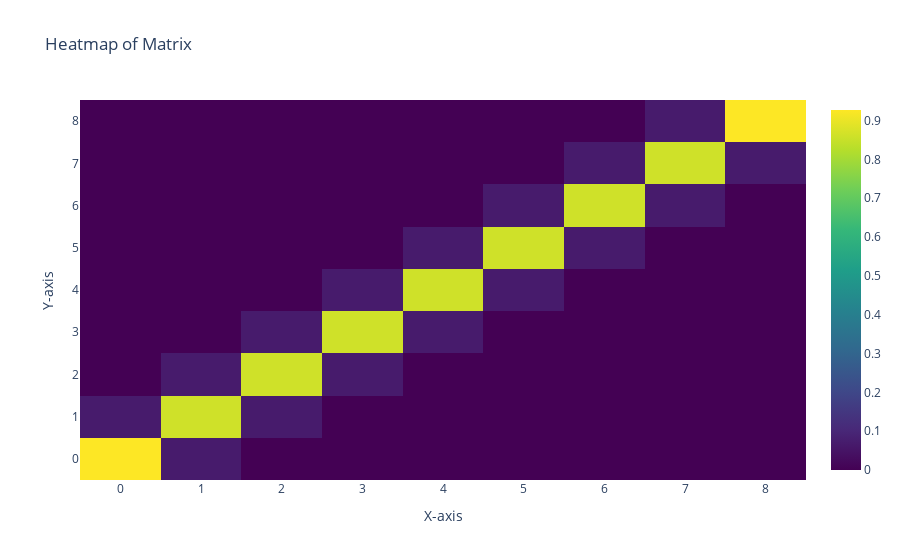

The code cell stored with this chart in its notebook:
### Markdown cell above
#### Solar Radiation

### Code cell
rad_kwargs_RF = {
    "bG": bg.BuildingGraph(
        np.array([
            [0, -1],
            [-1, 0],
        ]),
        [
            ("sun", {}), 
            ("R", {}),
        ]
    ),
}

bG = bg.BuildingGraph(connectivityMatrixOut, roomListOut)
bG.updateEdges({"wall_kwargs" :wall_kwargs})
bG.updateNodes({
    "room_kwargs": room_kwargs,
    "vent_kwargs": vent_kwargs,
    "rad_kwargs": {"bG": bg.BuildingGraph()},
    })
bG.updateNodes({"rad_kwargs": rad_kwargs_RF}, nodes=["RF"])
bG.draw()


build_sim = bs.BuildingSimulation(**sim_kwargs)
build_sim.initialize(bG)

build_sim.run()

Tints = build_sim.bG.G.nodes['R']['Tints']
Touts = build_sim.bG.G.nodes['RF']['Tints']
T_profs = build_sim.bG.G.edges['R', 'RF']['T_profs']
wall = build_sim.bG.G.edges['R', 'RF']['wall']


# Plotting
plt.figure()
plt.plot(build_sim.hours, Tints, label='Tint')
plt.plot(build_sim.hours, Touts, label='Tout')
plt.plot(build_sim.hours, T_profs[0, :], label='T0')
plt.plot(build_sim.hours, (build_sim.radG/5.67e-8)**(1/4), label='Equivalent solar temperature')
plt.legend()
plt.xlabel('hours')
plt.ylabel('Temperature [K]')

plt.figure()
for h in h_profs:
    i = int(h * 60 * 60 / build_sim.delt)
    plt.plot(wall.x, T_profs[:, i], label=f'{h % 24} hours')

plt.legend()
plt.xlabel('x')
plt.ylabel('Temperature [K]')

plt.figure()
plt.plot(build_sim.hours, build_sim.bG.G.edges[('RF', 'R')]["radECalc"].back, label='Calculated')
plt.plot(build_sim.hours, build_sim.bG.G.edges[('RF', 'R')]["radEApplied"].back, label='Applied')
plt.legend()
# plt.ylim([0, 25])
plt.xlabel('hours')
plt.ylabel('Radiation [W]')

### Figure 1 — Plotly figure (JSON) as saved in the notebook; plotly's stock layout.template omitted (floating-point values rounded to 4 significant figures)
{"data": [{"colorscale": [[0, "#440154"], [0.1111, "#482878"], [0.2222, "#3e4989"], [0.3333, "#31688e"], [0.4444, "#26828e"], [0.5556, "#1f9e89"], [0.6667, "#35b779"], [0.7778, "#6ece58"], [0.8889, "#b5de2b"], [1, "#fde725"]], "type": "heatmap", "z": [[0.9271, 0.06957, 0, 0, 0, 0, 0, 0, 0], [0.06957, 0.8609, 0.06957, 0, 0, 0, 0, 0, 0], [0, 0.06957, 0.8609, 0.06957, 0, 0, 0, 0, 0], [0, 0, 0.06957, 0.8609, 0.06957, 0, 0, 0, 0], [0, 0, 0, 0.06957, 0.8609, 0.06957, 0, 0, 0], [0, 0, 0, 0, 0.06957, 0.8609, 0.06957, 0, 0], [0, 0, 0, 0, 0, 0.06957, 0.8609, 0.06957, 0], [0, 0, 0, 0, 0, 0, 0.06957, 0.8609, 0.06957], [0, 0, 0, 0, 0, 0, 0, 0.06957, 0.9271]]}], "layout": {"title": {"text": "Heatmap of Matrix"}, "xaxis": {"title": {"text": "X-axis"}}, "yaxis": {"title": {"text": "Y-axis"}}}}
